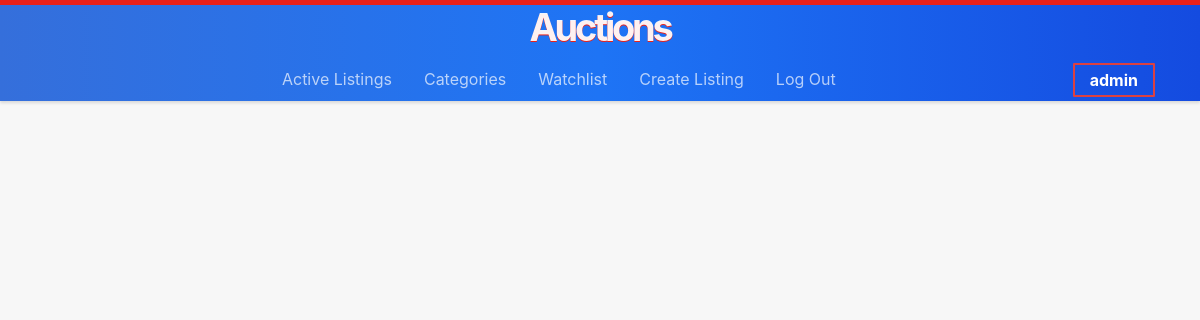
Before: /watchlist (signed in) with the older database file.
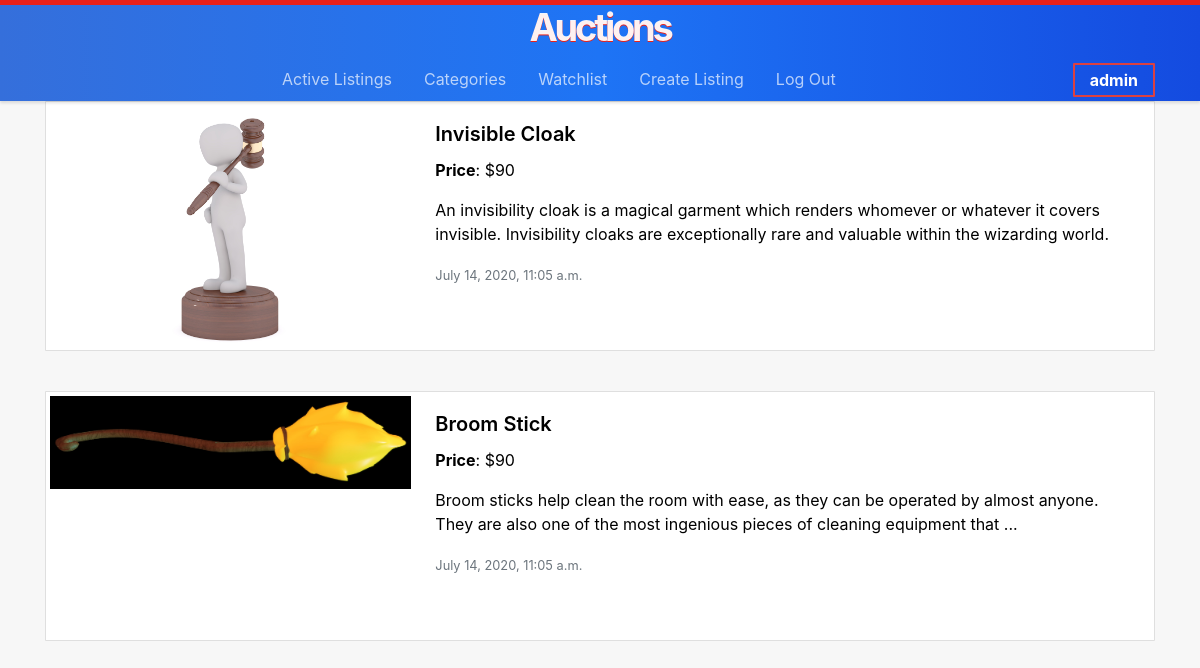
After: the same page with the newer database file.
### auctions/models.py (models this page shows, shortened)
class User(AbstractUser):
    pass

class AuctionList(models.Model):
    title = models.CharField(max_length=64)
    description = models.TextField(blank=True)
    image = models.ImageField(upload_to="images", default="images/default.jpg", blank=True)
    category = models.CharField(max_length=2, choices=Category.choices, default=Category.OTHER)
    active = models.BooleanField(null=False, default=True)
    start_bid = models.DecimalField(max_digits=10, decimal_places=2)
    date_created = models.DateTimeField(default=now)
    user = models.ForeignKey(User, on_delete=models.CASCADE, blank=True, null=True)
    watchlist = models.ManyToManyField(User, blank=True, related_name="watchlist")

### auctions/views.py (the view)
# urls.py: path("watchlist", views.watchlist_view, name="watchlist"),
@login_required(login_url='login')
def watchlist_view(request):
    w_list = request.user.watchlist.annotate(max_price=Max('bid__price'))
    context = {
        "w_list": w_list
    }
    return render(request, 'auctions/watchlist.html', context)

### auctions/templates/auctions/watchlist.html (shortened to what this page needs)
{% extends 'auctions/layout.html'%}
{% block body %}
{% for a in w_list %}
    <a href="{% url 'aucview' a.id %}" class="card-link">
        <div class="card mb-3" style="height:250px;">
            <div class="row no-gutters">
              <div class="col-md-4">
                <img src="{{ a.image.url }}" class="card-img" alt="...">
              </div>
              <div class="col-md-8">
                <div class="card-body">
                  <h5 class="card-title">{{ a.title }}</h5>
                  <p class="card-text"><b>Price</b>: ${% if a.max_price %}{{ a.max_price }}{% else %}{{ a.start_bid }}{% endif %}</p>
                  <p class="card-text">{{ a.description }}</p>
                  <p class="card-text"><small class="text-muted">{{ a.date_created }}</small></p>
                </div>
              </div>
            </div>
        </div>
    </a>
    {% endfor %}
{% endblock%}

### auctions/templates/auctions/layout.html (shortened to what this page needs)
{% load static %}
<!DOCTYPE html>
<html lang="en">
    <head>
        <link rel="stylesheet" href="{% static 'auctions/css/bootstrap.min.css' %}" >
        <link href="{% static 'auctions/styles.css' %}" rel="stylesheet">
    </head>
    <body>
        <nav class="navbar">
            <div class="container">
        <h1>Auctions</h1>
        <ul class="nav mx-auto">
            <li class="nav-item">
                <a class="nav-link" href="{% url 'index' %}">Active Listings</a>
            </li>
            {% if user.is_authenticated %}
                <li class="nav-item">
                    <a class="nav-link" href="{% url 'categories' %}">Categories</a>
                </li>
                <li class="nav-item">
                    <a class="nav-link" href="{% url 'watchlist' %}">Watchlist</a>
                </li>
                <li class="nav-item">
                    <a class="nav-link" href="{% url 'crtauction' %}">Create Listing</a>
                </li>
                <li class="nav-item">
                    <a class="nav-link" href="{% url 'logout' %}">Log Out</a>
                </li>
            {% endif %}
        </ul>
        <div class="">
            {% if user.is_authenticated %}
            <div class="account">
                <strong>{{ user.username }}</strong>
                </div>
            {% else %}
            <a class="btn-logging" href="{% url 'login' %}">Log In</a>
            {% endif %}
        </nav>
<div class="container">
        {% block body %}
        {% endblock %}
</div>
    </body>
</html>

### auctions/static/auctions/styles.css (style rules this page uses)
body { padding: 0px; background-color: rgb(247, 247, 247); }
.navbar { background: linear-gradient(90deg, rgb(53, 111, 219), rgb(30, 116, 245), rgb(20, 75, 224)); border-top: 5px solid rgb(233, 33, 26); color: rgba(255, 255, 255, 0.685); padding: 0; margin: 0; width: 100%; box-shadow: 0 2px 3px rgba(0, 0, 0, 0.13); z-index: 999; }
.navbar h1,.web-title { display: block; text-align: center; width: 100%; text-shadow: 0 1px rgb(233, 33, 26); font-size: 38px; color: rgba(255, 255, 255, 0.938); letter-spacing: -0.2rem; cursor: pointer; }
.navbar .nav-item { padding: 0 calc(1rem - 2px) ; }
.navbar .nav-link { color: rgba(255, 255, 255, 0.685); border-bottom: 2px solid transparent; padding: .5rem 2px; }
.navbar .nav .nav-link { position: relative; }
.nav > li > a:before { content: ""; position: absolute; width: 0; height: 3px; bottom: 0; left: 0; background-color: #db4141; visibility: hidden; transition: all 0.3s ease-in-out 0s; }
.account { position: relative; }
.account strong { border: 2px solid #db4141; border-radius: 1px; color: white; transition: background-color ease-in 0.3s; cursor: pointer; padding: 5px 15px; }
.card { border-radius: 1px; padding: 0; }
.card-img { width: 100%; max-height: 250px; object-fit: scale-down; padding: 4px; }
.card-link:link, .card-link:visited { color: black; text-decoration: none; }
h1 { font-weight: 700; }
h5 { font-weight: 600; }

Changed rows visible on the page:
now on this page (row edited): AuctionList: image (placeholder picture), title "Invisible Cloak", max_price "90", description "An invisibility cloak is a magical garment which renders whomever or whatever it covers invisible. Invisibility cloaks are exceptionally rare and valuable within the wizarding world.", date_created "July 14, 2020, 11:05 a.m."
now on this page (row edited): AuctionList: image (picture), title "Broom Stick", max_price "90", description "Broom sticks help clean the room with ease, as they can be operated by almost anyone. They are also one of the most ingenious pieces of cleaning equipment that ...", date_created "July 14, 2020, 11:05 a.m."
